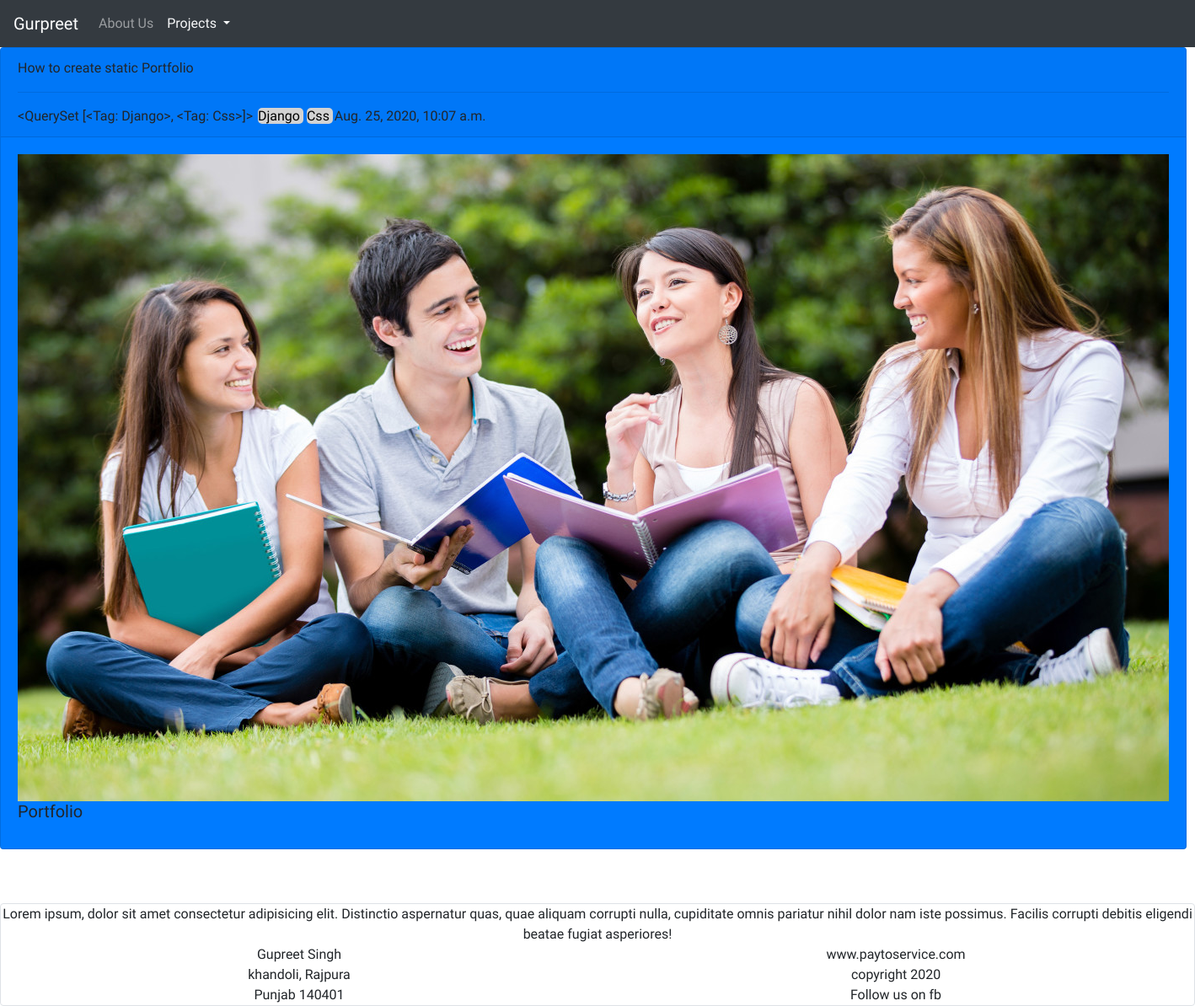
/post/15, run on the app's committed database.
### blog/models.py (models this page shows, shortened)
class Post(models.Model):
    headline = models.CharField(max_length=200,null=True,blank=True)
    sub_headline = models.CharField(max_length=200,null=True,blank=True)
    content = models.TextField(null=True,blank=True)
    published_on = models.DateTimeField(auto_now_add = True)
    updated_on = models.DateTimeField(auto_now_add = True)
    active = models.BooleanField(default = False)
    tags = models.ManyToManyField('Tag',blank=True)
    thumbnail = models.ImageField(null=True,blank=True,upload_to="media")

class Tag(models.Model):
    name = models.CharField(max_length=200,null=True,blank=True)
    def __str__(self):
        return self.name

### blog/views.py (the view)
# urls.py: path("post/<str:pk>",views.post,name='post'),
def post(request,pk):
    context = {
        'post':Post.objects.get(id = pk)
    }
    return render(request,"blog/post.html",context)

### blog/templates/blog/post.html (shortened to what this page needs)
{% extends "blog/structure.html" %}
{% load static %}
{% block links %}
<link  rel="stylesheet" href="{% static 'css/default.css'%}">
<link  id ="theme-style" rel="stylesheet" href="{% static 'css/light.css'%}">
{% endblock links%}
{% block navbar %}
    {% include "blog/navbar.html"%}
{% endblock navbar%}
{% block content %}
<div class="container-fluid">
   <div class="row">
        <div class="posts">
                <div class="card  bg-primary mb-3 " style="">
                    <div class="card-header">{{post.headline}}
                        <hr>
                        {{post.tags.all}}
                                {% for tags in post.tags.all %}
                                <span class="tags">
                                    {{tags}}
                                </span>
                                {% endfor %}
                                <span>
                                    {{post.updated_on}}
                                </span>
                    </div>
                    <div class="card-body">
                        {% if post.thumbnail %}
                            <img src=" {{post.thumbnail.url}}" alt="no image">
                        {% endif %}
                        <h5 class="card-title">{{post.sub_headline}}</h5>
                    </div>
                </div>
        </div>
    </div>
</div>
{% endblock content%}
{% block footer %}
    {% include "blog/footer.html" %}
{% endblock footer %}

### blog/static/css/default.css (style rules this page uses)
:root { --backgroundColor : rgb(201, 153, 153); --mainColor : rgba(255, 17, 57, 0.349); --secondaryColor : rgba(25, 129, 72, 0.363); --mainText: rgba(16, 95, 100, 0.144); --text : black; }

### blog/static/css/light.css (style rules this page uses)
:root { --backgroundColor : rgb(109, 25, 219); --mainColor : rgba(236, 51, 51, 0.349); --secondaryColor : rgba(32, 141, 18, 0.849); --mainText: rgba(3, 11, 44, 0.952); --text : rgba(18, 223, 80, 0.507); }

### data on the page
Post: headline "How to create static Portfolio", tags.all "<QuerySet [<Tag: Django>, <Tag: Css>]>", updated_on "Aug. 25, 2020, 10:07 a.m.", thumbnail (picture), sub_headline "Portfolio"
Tag: name "Django"
Tag: name "Css"
